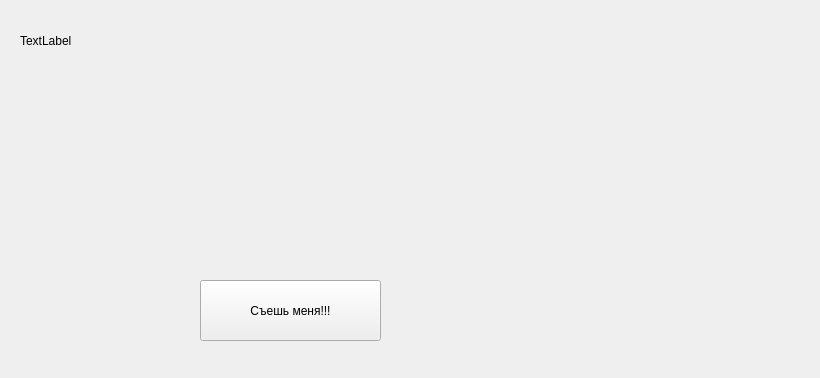
<?xml version="1.0" encoding="UTF-8"?>
<ui version="4.0">
 <class>Form</class>
 <widget class="QWidget" name="Form">
  <property name="geometry">
   <rect>
    <x>0</x>
    <y>0</y>
    <width>820</width>
    <height>378</height>
   </rect>
  </property>
  <property name="windowTitle">
   <string>Form</string>
  </property>
  <widget class="QPushButton" name="eat_me_button">
   <property name="geometry">
    <rect>
     <x>200</x>
     <y>280</y>
     <width>181</width>
     <height>61</height>
    </rect>
   </property>
   <property name="text">
    <string>Съешь меня!!!</string>
   </property>
  </widget>
  <widget class="QLabel" name="eat_me_label">
   <property name="geometry">
    <rect>
     <x>20</x>
     <y>10</y>
     <width>171</width>
     <height>61</height>
    </rect>
   </property>
   <property name="text">
    <string>TextLabel</string>
   </property>
  </widget>
  <widget class="QWidget" name="horizontalLayoutWidget">
   <property name="geometry">
    <rect>
     <x>80</x>
     <y>50</y>
     <width>711</width>
     <height>181</height>
    </rect>
   </property>
   <layout class="QHBoxLayout" name="myhorizontalLayout"/>
  </widget>
 </widget>
 <resources/>
 <connections/>
</ui>
